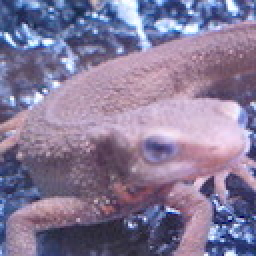
#> input picture Question_31_40/answers_py/imori.jpg, 128 x 128 px, found by its file name (shown 2 times larger)
$ jupyter execute --allow-errors MyAnswerAll.ipynb   (older library calls are emulated)
#> lines starting #> are read from the running program, lines starting #| are printed output that depends on the picture
[cell 1]
import numpy as np
import cv2
import matplotlib.pyplot as plt

img=cv2.imread("imori.jpg").astype(np.float32)
#> (the rest of this cell did not finish here and is left out)

[cell 2]
def Affine_sharing(img,dx=0.,dy=0.):
#> called with dx = 30, dy = 0
    H,W,C=img.shape
#> H = 128; W = 128; C = 3
    H_new=H+int(dy)
#> H_new = 128
    W_new=W+int(dx)
#> W_new = 158
    x=np.arange(W_new)
#> x = 158 values from 0 to 157
    y=np.arange(H_new)
#> y = 128 values from 0 to 127
    a=1.
    b=dx/H
#> b = 0.234
    c=dy/W
#> c = 0
    d=1.
    ab_cd=a*d-b*c
#> ab_cd = 1
    xout,yout=np.meshgrid(x,y)

    xin=(d*xout-b*yout)/ab_cd
    yin=(-c*xout+a*yout)/ab_cd

    out=np.zeros((H_new,W_new,C))
    ind=np.where((xin<W)&(xin>=0)&(yin<H)&(yin>=0))
    tmp=img.copy()
    out[ind]=tmp[yin[ind].astype(np.int),xin[ind].astype(np.int)]
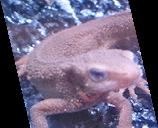
#> out: shape (128, 158, 3) float64; mean B, G, R 123.8, 98.7, 108.7

    out=out.astype(np.uint8)
    return out

[cell 3]
ans1=img.copy()
ans1_1=Affine_sharing(ans1,dx=30)
#> (the rest of this cell did not finish here and is left out)

[cell 4]
def DFT(img):
    H,W,C=img.shape
#> H = 128
    G=np.zeros_like(img,dtype=np.complex)
    indx=np.arange(W)
    indy=np.arange(H)
    x,y=np.meshgrid(indx,indy)

    for c in range(C):
        for k in range(W):
            for l in range(H):
                G[l,k,c]=np.sum(img[...,c]*np.exp(-2j*np.pi*(k*x/W+l*y/H)))
    G/=np.sqrt(H*W)

    return G

def IDFT(G):
    H,W,C=G.shape
    out=np.zeros_like(G,dtype=np.float32)
    indx=np.arange(W)
    indy=np.arange(H)
    k,l=np.meshgrid(indx,indy)

    for c in range(C):
        for  x in range(W):
            for y in range(H):
                out[y,x,c]=np.abs(np.sum(G[...,c]*np.exp(2j*np.pi*(k*x/W+l*y/H))))
    out/=np.sqrt(H*W)
    out = np.clip(out,0,255)
    out = out.astype(np.uint8)

    return out
